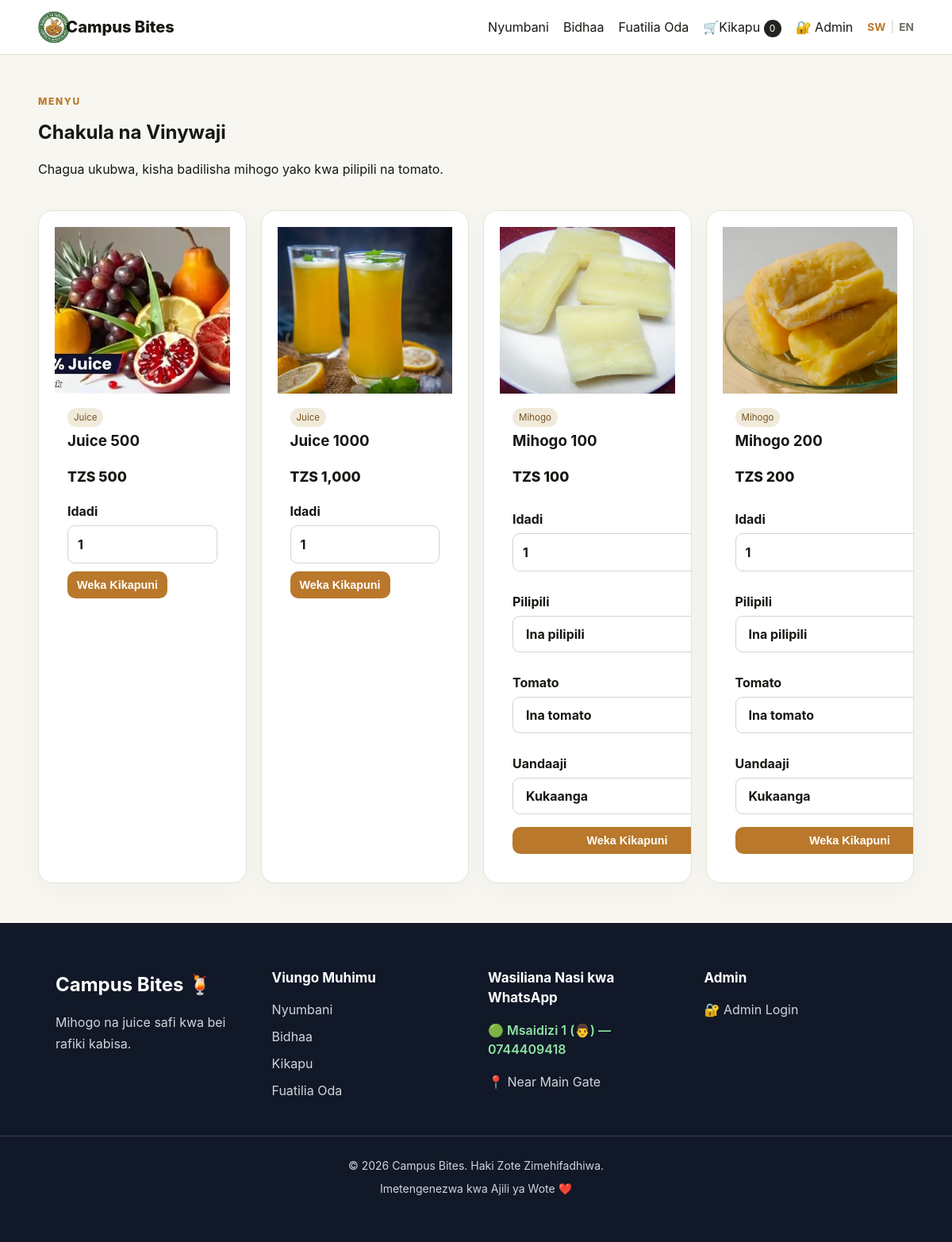
/products.php, run on the app's committed database.
### tables this page shows
CREATE TABLE IF NOT EXISTS products (
  id INT AUTO_INCREMENT PRIMARY KEY,
  name VARCHAR(120) NOT NULL,
  category VARCHAR(50) NOT NULL,
  price DECIMAL(10,2) NOT NULL,
  image VARCHAR(255) NOT NULL,
  description TEXT,
  status TINYINT(1) DEFAULT 1,
  created_at TIMESTAMP DEFAULT CURRENT_TIMESTAMP
);

CREATE TABLE IF NOT EXISTS settings (
  id INT AUTO_INCREMENT PRIMARY KEY,
  setting_key VARCHAR(100) NOT NULL UNIQUE,
  setting_value TEXT
);

### lang.php (called while the page is built, shortened)
<?php
function t($key) {
    $lang = $_SESSION['lang'] ?? 'sw';
    return $GLOBALS['CB_LANG'][$lang][$key]
        ?? $GLOBALS['CB_LANG']['sw'][$key]
        ?? $key;
}

### config.php (called while the page is built, shortened)
<?php
$host = "localhost";
$user = "root";
$pass = "";
$db   = "campus_bites";
$conn = new mysqli($host, $user, $pass, $db);
$conn->set_charset("utf8mb4");
require_once __DIR__ . '/lang.php';
function e($value) {
    return htmlspecialchars((string)$value, ENT_QUOTES, 'UTF-8');
}
function setting($key, $default = '') {
    global $conn;
    static $cache = [];
    if (array_key_exists($key, $cache)) return $cache[$key];
    $stmt = $conn->prepare("SELECT setting_value FROM settings WHERE setting_key=? LIMIT 1");
    $stmt->bind_param("s", $key);
    $stmt->execute();
    $res = $stmt->get_result()->fetch_assoc();
    $cache[$key] = $res ? $res['setting_value'] : $default;
    return $cache[$key];
}
function whatsapp_link($phone) {
    $digits = preg_replace('/\D/', '', (string)$phone);
    if (substr($digits, 0, 1) === '0') {
        $digits = '255' . substr($digits, 1);
    } elseif (substr($digits, 0, 3) !== '255') {
        $digits = '255' . $digits;
    }
    return 'https://wa.me/' . $digits;
}
?>

### products.php (the view, shortened to what this page needs)
<?php
require_once "config.php";
$products = $conn->query("SELECT * FROM products WHERE status=1 ORDER BY category, id");
include "header.php";
?>
<section class="page-title">
  <p class="eyebrow"><?= e(t('products_eyebrow')) ?></p>
  <h1><?= e(t('products_heading')) ?></h1>
  <p><?= e(t('products_subheading')) ?></p>
</section>
<div class="product-grid">
<?php while($p = $products->fetch_assoc()): ?>
  <article class="product-card">
    <img src="<?= e($p['image']) ?>" alt="<?= e($p['name']) ?>">
    <div class="product-body">
      <span class="tag"><?= e($p['category']) ?></span>
      <h3><?= e($p['name']) ?></h3>
      <p class="price">TZS <?= number_format($p['price']) ?></p>
      <?php if ($p['category'] === 'Mihogo'): ?>
        <form method="post" action="cart.php" class="mini-form">
          <label><?= e(t('qty_label')) ?>
            <input type="number" name="quantity" min="1" value="1">
          </label>
          <label><?= e(t('chili_label')) ?>
            <select name="chili">
              <option value="Ina pilipili"><?= e(t('chili_yes')) ?></option>
            </select>
          </label>
          <label><?= e(t('tomato_label')) ?>
            <select name="tomato">
              <option value="Ina tomato"><?= e(t('tomato_yes')) ?></option>
            </select>
          </label>
          <label><?= e(t('prep_label')) ?>
            <select name="preparation">
              <option value="Kukaanga"><?= e(t('prep_fry')) ?></option>
            </select>
          </label>
          <button class="btn btn-small" type="submit"><?= e(t('add_to_cart')) ?></button>
        </form>
      <?php else: ?>
        <form method="post" action="cart.php">
          <label><?= e(t('qty_label')) ?>
            <input type="number" name="quantity" min="1" value="1">
          </label>
          <button class="btn btn-small" type="submit"><?= e(t('add_to_cart')) ?></button>
        </form>
      <?php endif; ?>
    </div>
  </article>
<?php endwhile; ?>
</div>
<?php include "footer.php"; ?>

### footer.php (shortened to what this page needs)
</main>
<?php
$w1_name = setting('whatsapp_contact1_name', 'Msaidizi 1');
$w1_phone = setting('whatsapp_contact1_phone', '0744409418');
$w2_name = setting('whatsapp_contact2_name', 'Msaidizi 2');
$w2_phone = setting('whatsapp_contact2_phone', '');
?>
<footer class="footer">
    <div class="footer-content">
        <div class="footer-brand">
            <h2><?= e(setting('business_name','Campus Bites')) ?> 🍹</h2>
            <p><?= e(t('footer_tagline')) ?></p>
        </div>
        <div class="footer-links">
            <h3><?= e(t('footer_quick_links')) ?></h3>
            <a href="index.php"><?= e(t('nav_home')) ?></a>
            <a href="products.php"><?= e(t('nav_products')) ?></a>
            <a href="cart.php"><?= e(t('nav_cart')) ?></a>
            <a href="track-order.php"><?= e(t('nav_track')) ?></a>
        </div>
        <div class="footer-contact">
            <h3><?= e(t('footer_contact_us')) ?></h3>
            <?php if ($w1_phone !== ''): ?>
                <a href="<?= e(whatsapp_link($w1_phone)) ?>" target="_blank" rel="noopener" class="whatsapp-link">
                    🟢 <?= e($w1_name) ?> (👨) — <?= e($w1_phone) ?>
                </a>
            <?php endif; ?>
            <p>📍 <?= e(setting('pickup_location','Campus Pickup Point')) ?></p>
        </div>
        <div class="footer-admin">
            <h3><?= e(t('footer_admin')) ?></h3>
            <a href="admin_login.php"><?= e(t('footer_admin_login')) ?></a>
        </div>
    </div>
    <div class="footer-bottom">
        <p>
            © <?= date('Y') ?> <?= e(setting('business_name','Campus Bites')) ?>. <?= e(t('footer_rights')) ?>
        </p>
        <p>
            <?= e(t('footer_made_for_all')) ?>
        </p>
    </div>
</footer>
</body>
</html>

### style.css (style rules this page uses)
:root { --bg:#f7f6f1;--card:#fff;--text:#171713;--muted:#6f6d63;--line:#e6e2d7;--accent:#b9782b;--dark:#22221e;--good:#2d7a4b;--bad:#a33a32 }
* { box-sizing:border-box }
.product-card { background: white; border-radius: 15px; padding: 20px; box-shadow: 0 8px 18px rgba(0, 0, 0, 0.12); transition: 0.25s ease; }
body { margin:0;background:var(--bg);color:var(--text);font-family:Inter,system-ui,-apple-system,Segoe UI,Arial,sans-serif;line-height:1.5 }
.eyebrow { font-size:.75rem;letter-spacing:.14em;font-weight:800;color:var(--accent);text-transform:uppercase }
.section-head h2,.page-title h1 { margin:0 }
.product-grid { display:grid;grid-template-columns:repeat(4,1fr);gap:18px }
.product-card { background:var(--card);border:1px solid var(--line);border-radius:18px;overflow:hidden;box-shadow:0 8px 30px #00000008 }
.product-card img { width:100%;height:210px;object-fit:cover;display:block }
.product-body { padding:16px }
.product-body h3 { margin:6px 0 }
.price { font-size:1.1rem;font-weight:800 }
.tag { font-size:.72rem;padding:5px 8px;border-radius:999px;background:#f0eadb;color:#775421 }
.btn { display:inline-block;border:0;background:var(--accent);color:#fff;text-decoration:none;padding:11px 16px;border-radius:10px;font-weight:750;cursor:pointer }
.btn-small { padding:9px 12px;font-size:.9rem }
label { display:flex;flex-direction:column;gap:6px;font-weight:650;margin:10px 0 }
input,select,textarea { font:inherit;padding:11px 12px;border:1px solid #d7d3c8;border-radius:9px;background:#fff;color:var(--text) }
.page-title { padding:38px 0 24px }
.mini-form { display:grid;gap:6px }
.footer { margin-top:60px;background:#20211c;color:#ddd;padding:30px 0 }
.footer { background: #111827; color: white; margin-top: 50px; padding-top: 40px; }
.footer-content { max-width: 1100px; margin: auto; padding: 0 20px 35px; display: grid; grid-template-columns: repeat(4, 1fr); gap: 30px; }
.footer h2 { margin-bottom: 12px; }
.footer h3 { margin-bottom: 15px; font-size: 17px; }
.footer p { color: #d1d5db; line-height: 1.7; }
.footer a { display: block; color: #d1d5db; text-decoration: none; margin-bottom: 10px; }
.footer-bottom { border-top: 1px solid #374151; text-align: center; padding: 20px; }
.footer-bottom p { margin: 5px 0; font-size: 14px; }
.footer-contact a.whatsapp-link { display:block;margin-bottom:8px;color:#8fe3a6;font-weight:600 }

### data on the page
products: image (picture), category "Juice", name "Juice 500", price "500"
products: image (picture), category "Juice", name "Juice 1000", price "1,000"
products: image (picture), category "Mihogo", name "Mihogo 100", price "100"
products: image (picture), category "Mihogo", name "Mihogo 200", price "200"
settings: setting_value "Near Main Gate"

### other printed values
$business "Campus Bites"
t('nav_home') "Nyumbani"
t('nav_products') "Bidhaa"
t('nav_track') "Fuatilia Oda"
t('nav_cart') "Kikapu"
cart_count() "0"
t('nav_admin') "Admin"
t('products_eyebrow') "MENYU"
t('products_heading') "Chakula na Vinywaji"
t('products_subheading') "Chagua ukubwa, kisha badilisha mihogo yako kwa pilipili na tomato."
setting('business_name','Campus Bites') "Campus Bites"
t('footer_tagline') "Mihogo na juice safi kwa bei rafiki kabisa."
t('footer_quick_links') "Viungo Muhimu"
t('footer_contact_us') "Wasiliana Nasi kwa WhatsApp"
$w1_name "Msaidizi 1"
